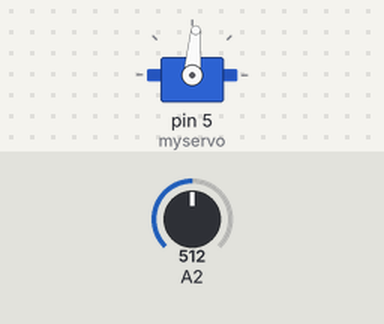
The sketch below on a simulated Arduino Uno, built with avr-gcc and run on an emulated ATmega328P. Parts: servo. The inputs (shaded band) are chosen by the test bench; at power-on: A2 = 512.

Above: at 1.2 s.
1.3 s: A2 set to 716
At 2.4 s:
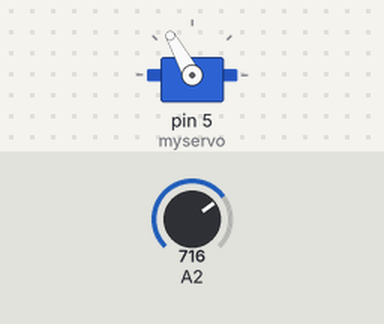
2.8 s: A2 set to 900
At 3.7 s:
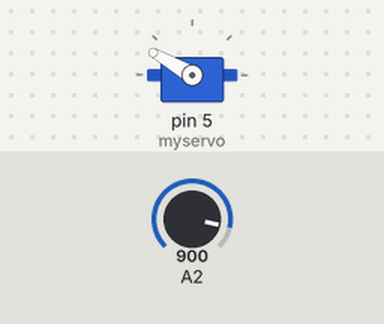
4.3 s: A2 set to 1023
At 5.0 s:
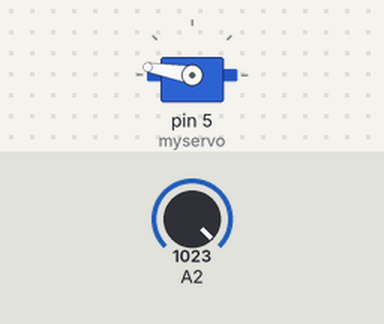
5.8 s: A2 set to 306
At 6.9 s:
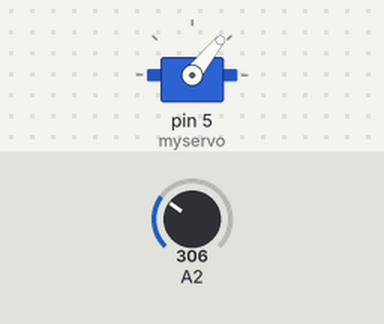
7.3 s: A2 set to 122
At 8.2 s:
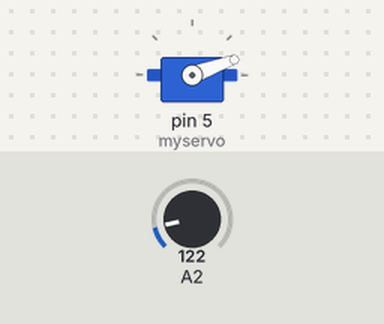
8.8 s: A2 set to 511
At 9.5 s:
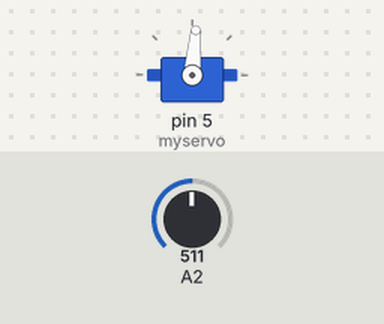
Timing chart, 0 to 11.3 s (numbered marks = the images above; inputs shaded):
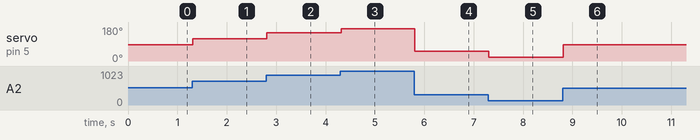

Measured:
- after the input at 1.3 s, servo on pin 5 (myservo): 85° → 119° at once
- after the input at 2.8 s, servo on pin 5 (myservo): 119° → 150° at once
- after the input at 4.3 s, servo on pin 5 (myservo): 150° → 170° at once
- after the input at 5.8 s, servo on pin 5 (myservo): 170° → 51° at once
- after the input at 7.3 s, servo on pin 5 (myservo): 51° → 20° at once
- after the input at 8.8 s, servo on pin 5 (myservo): 20° → 85° at once

The sketch:

MotoreSlider.ino
```cpp
#include <Servo.h>

Servo myservo;  // create servo object to control a servo
                // a maximum of eight servo objects can be created

void setup()
{
  myservo.attach(5);  // attaches the servo on pin 9 to the servo object

}


void loop()
{
  int val = analogRead(2)/6;
  myservo.write(val);
  delay(15);                       // waits 15ms for the servo to reach the position
}
```
